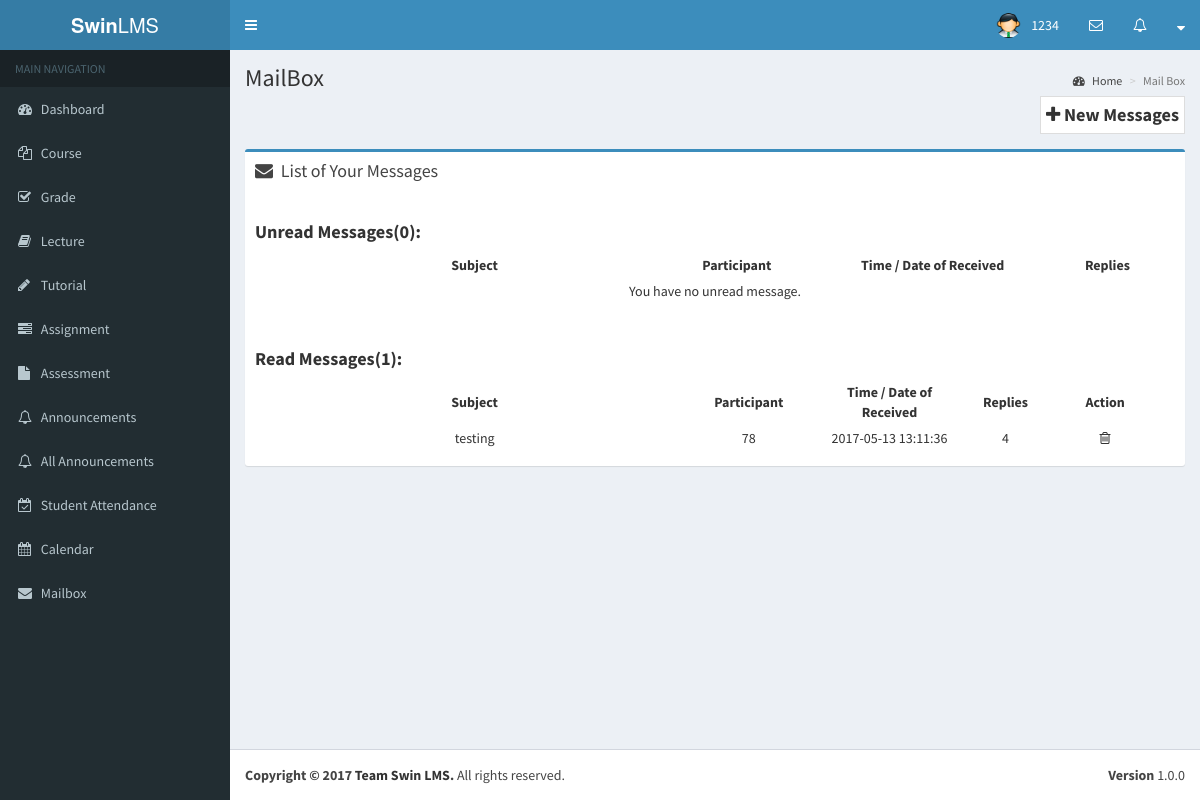
Screenshot of /lecturer/mailbox.php with the database file from the repository.
### tables this page shows
CREATE TABLE IF NOT EXISTS `users` (
  `id` int(11) NOT NULL,
  `login_id` varchar(25) NOT NULL,
  `password` varchar(50) NOT NULL,
  `created` datetime NOT NULL,
  `type` varchar(10) NOT NULL,
  `email` varchar(50) NOT NULL,
  `first_name` varchar(45) NOT NULL,
  `last_name` varchar(45) NOT NULL,
  `address` varchar(100) NOT NULL,
  `city` varchar(20) DEFAULT NULL,
  `country` varchar(20) DEFAULT NULL,
  `postcode` int(10) DEFAULT NULL,
  `phone` int(15) DEFAULT NULL,
  `contact` int(11) NOT NULL,
  `department` varchar(50) DEFAULT NULL,
  `dob` date DEFAULT NULL,
  `photo` varchar(100) DEFAULT NULL,
  `egname` varchar(50) DEFAULT NULL,
  `egemail` varchar(50) DEFAULT NULL,
  `egcontact` varchar(15) DEFAULT NULL,
  `relationship` varchar(15) DEFAULT NULL
);

### lecturer/mailbox.php (the view, shortened to what this page needs)
<!DOCTYPE html>
<html>
    <?php include_once('first.php') ?>
    <link href="../bootstrap/css/mail.css" rel="stylesheet" />
    <body class="hold-transition skin-blue sidebar-mini">
        <?php include_once('header.php')?>
        <?php include_once('sidebar.php') ?>
        <div class="content-wrapper">
            <section class="content-header">
                <h1>
                    MailBox
                </h1>
                <ol class="breadcrumb">
                    <li><a href="dashboard.php"><i class="fa fa-dashboard"></i> Home</a></li>
                    <li class="active">Mail Box</li>
                </ol>
            </section>
            <div class="row">
                <div class="col-lg-12">
                    <a href="new_message.php" style="float: right;" class="new_messages"><i class="fa fa-plus"></i> New Messages</a>
                </div>
            </div>
            <section class="content">
                <div class="row">
                    <section class="col-lg-12">
                    <?php
                        if(isset($_SESSION['user_id']))
                        {
                            $req1 = mysql_query('select m1.id, m1.subject, m1.time, count(m2.id) as reps, users.id as user_id, users.login_id from messages as m1, messages as m2,users where ((m1.user1="'.$_SESSION['user_id'].'" and m1.user1read="no" and users.id=m1.user2) or (m1.user2="'.$_SESSION['user_id'].'" and m1.user2read="no" and users.id=m1.user1)) and m1.id2="1" and m2.id=m1.id group by m1.id order by m1.id desc');
                            $req2 = mysql_query('select m1.id, m1.subject, m1.time, count(m2.id) as reps, users.id as user_id, users.login_id from messages as m1, messages as m2,users where ((m1.user1="'.$_SESSION['user_id'].'" and m1.user1read="yes" and users.id=m1.user2) or (m1.user2="'.$_SESSION['user_id'].'" and m1.user2read="yes" and users.id=m1.user1)) and m1.id2="1" and m2.id=m1.id group by m1.id order by m1.id desc');
                    ?>
                        <div class="box box-primary">
                            <div class="box-header">
                                <i class="fa fa-envelope"></i>
                                <h2 class="box-title">List of Your Messages</h2>
                            </div>
                            <div class="box-body">
                                <h3>Unread Messages(<?php echo intval(mysql_num_rows($req1)); ?>):</h3>
                                <table>
                                    <tr>
                                        <th class="subject_cell">Subject</th>
                                        <th>Participant</th>
                                        <th>Time / Date of Received</th>
                                        <th>Replies</th>
                                    </tr>
                    <?php
                        if(intval(mysql_num_rows($req1))==0)
                        {
                    ?>
                                    <tr>
                                        <td colspan="4" class="center">You have no unread message.</td>
                                    </tr>
                    <?php
                        }
                    ?>
                                </table>
                                <br/>
                                <h3>Read Messages(<?php echo intval(mysql_num_rows($req2)); ?>):</h3>
                                <table>
                                    <tr>
                                        <th class="subject_cell">Subject</th>
                                        <th>Participant</th>
                                        <th>Time / Date of Received</th>
                                        <th>Replies</th>
                                        <th>Action</th>
                                    </tr>
                    <?php
                        while($dn2 = mysql_fetch_array($req2))
                        {
                    ?>
                                    <tr>
                                        <td class="left" width="20"><a href="#"><?php echo htmlentities($dn2['subject'], ENT_QUOTES, 'UTF-8'); ?></a></td>
                                        <td width="20"><?php echo htmlentities($dn2['login_id'], ENT_QUOTES, 'UTF-8'); ?></td>
                                        <td width="20"><?php echo date($dn2['time']); ?></td>
                                        <td width="20"><?php echo $dn2['reps']-1; ?></td>
                                        <td width="20"><a href="#" class="delete-button"><i class="fa fa-trash-o"></i></a></td>
                                    </tr>
                    <?php
                        }
                    ?>
                                </table>
                    <?php
                        }
                        else
                        {
                            echo 'Please sign in your account.';
                        }
                    ?>
                            </div>
                        </div>
                    </section>
                </div>
            </section>
        </div>
        <?php include_once('footer.php') ?>
    </body>
</html>

### rows the page displays
users: subject "testing", login "78", time "2017-05-13 13:11:36", reps "4"

### other values shown
$_SESSION['login_id'] "1234"
mysql_num_rows($req1) "0"
mysql_num_rows($req2) "1"
